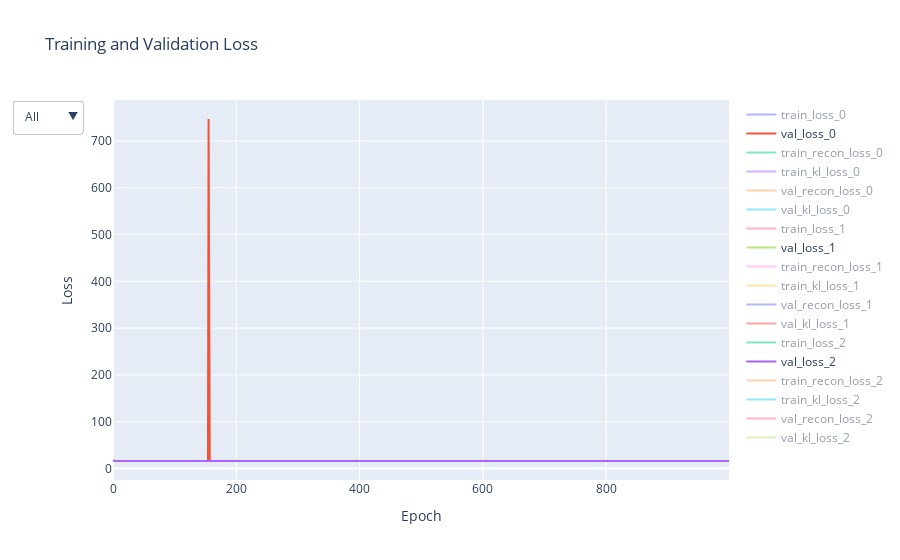

The notebook cell this image was saved under:
### Markdown cell above
# Vanilla model

### Code cell
from plot import training_log

version = "8"
training_log(version=[version, "vae8_16_", 7])

### Figure 1 — Plotly figure (JSON) as saved in the notebook; plotly's stock layout.template omitted (floating-point values rounded to 4 significant figures; data arrays with more than 128 entries replaced by an {"elided": "..."} marker saying what was removed)
{"data": [{"mode": "lines", "name": "train_loss_0", "type": "scatter", "visible": "legendonly", "x": {"elided": "310 int values"}, "y": {"elided": "310 float values"}}, {"mode": "lines", "name": "val_loss_0", "type": "scatter", "x": {"elided": "310 int values"}, "y": {"elided": "310 float values"}}, {"mode": "lines", "name": "train_recon_loss_0", "type": "scatter", "visible": "legendonly", "x": {"elided": "310 int values"}, "y": {"elided": "310 float values"}}, {"mode": "lines", "name": "train_kl_loss_0", "type": "scatter", "visible": "legendonly", "x": {"elided": "310 int values"}, "y": {"elided": "310 float values"}}, {"mode": "lines", "name": "val_recon_loss_0", "type": "scatter", "visible": "legendonly", "x": {"elided": "310 int values"}, "y": {"elided": "310 float values"}}, {"mode": "lines", "name": "val_kl_loss_0", "type": "scatter", "visible": "legendonly", "x": {"elided": "310 int values"}, "y": {"elided": "310 float values"}}, {"mode": "lines", "name": "train_loss_1", "type": "scatter", "visible": "legendonly", "x": {"elided": "1000 int values"}, "y": {"elided": "1000 float values"}}, {"mode": "lines", "name": "val_loss_1", "type": "scatter", "x": {"elided": "1000 int values"}, "y": {"elided": "1000 float values"}}, {"mode": "lines", "name": "train_recon_loss_1", "type": "scatter", "visible": "legendonly", "x": {"elided": "1000 int values"}, "y": {"elided": "1000 float values"}}, {"mode": "lines", "name": "train_kl_loss_1", "type": "scatter", "visible": "legendonly", "x": {"elided": "1000 int values"}, "y": {"elided": "1000 float values"}}, {"mode": "lines", "name": "val_recon_loss_1", "type": "scatter", "visible": "legendonly", "x": {"elided": "1000 int values"}, "y": {"elided": "1000 float values"}}, {"mode": "lines", "name": "val_kl_loss_1", "type": "scatter", "visible": "legendonly", "x": {"elided": "1000 int values"}, "y": {"elided": "1000 float values"}}, {"mode": "lines", "name": "train_loss_2", "type": "scatter", "visible": "legendonly", "x": {"elided": "1000 int values"}, "y": {"elided": "1000 float values"}}, {"mode": "lines", "name": "val_loss_2", "type": "scatter", "x": {"elided": "1000 int values"}, "y": {"elided": "1000 float values"}}, {"mode": "lines", "name": "train_recon_loss_2", "type": "scatter", "visible": "legendonly", "x": {"elided": "1000 int values"}, "y": {"elided": "1000 float values"}}, {"mode": "lines", "name": "train_kl_loss_2", "type": "scatter", "visible": "legendonly", "x": {"elided": "1000 int values"}, "y": {"elided": "1000 float values"}}, {"mode": "lines", "name": "val_recon_loss_2", "type": "scatter", "visible": "legendonly", "x": {"elided": "1000 int values"}, "y": {"elided": "1000 float values"}}, {"mode": "lines", "name": "val_kl_loss_2", "type": "scatter", "visible": "legendonly", "x": {"elided": "1000 int values"}, "y": {"elided": "1000 float values"}}], "layout": {"title": {"text": "Training and Validation Loss"}, "updatemenus": [{"buttons": [{"args": [{"visible": [true, true, true, true, true, true, true, true, true, true, true, true, true, true, true, true, true, true]}], "label": "All", "method": "update"}, {"args": [{"visible": [false, false, false, false, false, false, false, false, false, false, false, false, false, false, false, false, false, false]}], "label": "None", "method": "update"}], "direction": "down", "showactive": true}], "xaxis": {"title": {"text": "Epoch"}}, "yaxis": {"title": {"text": "Loss"}}}}
